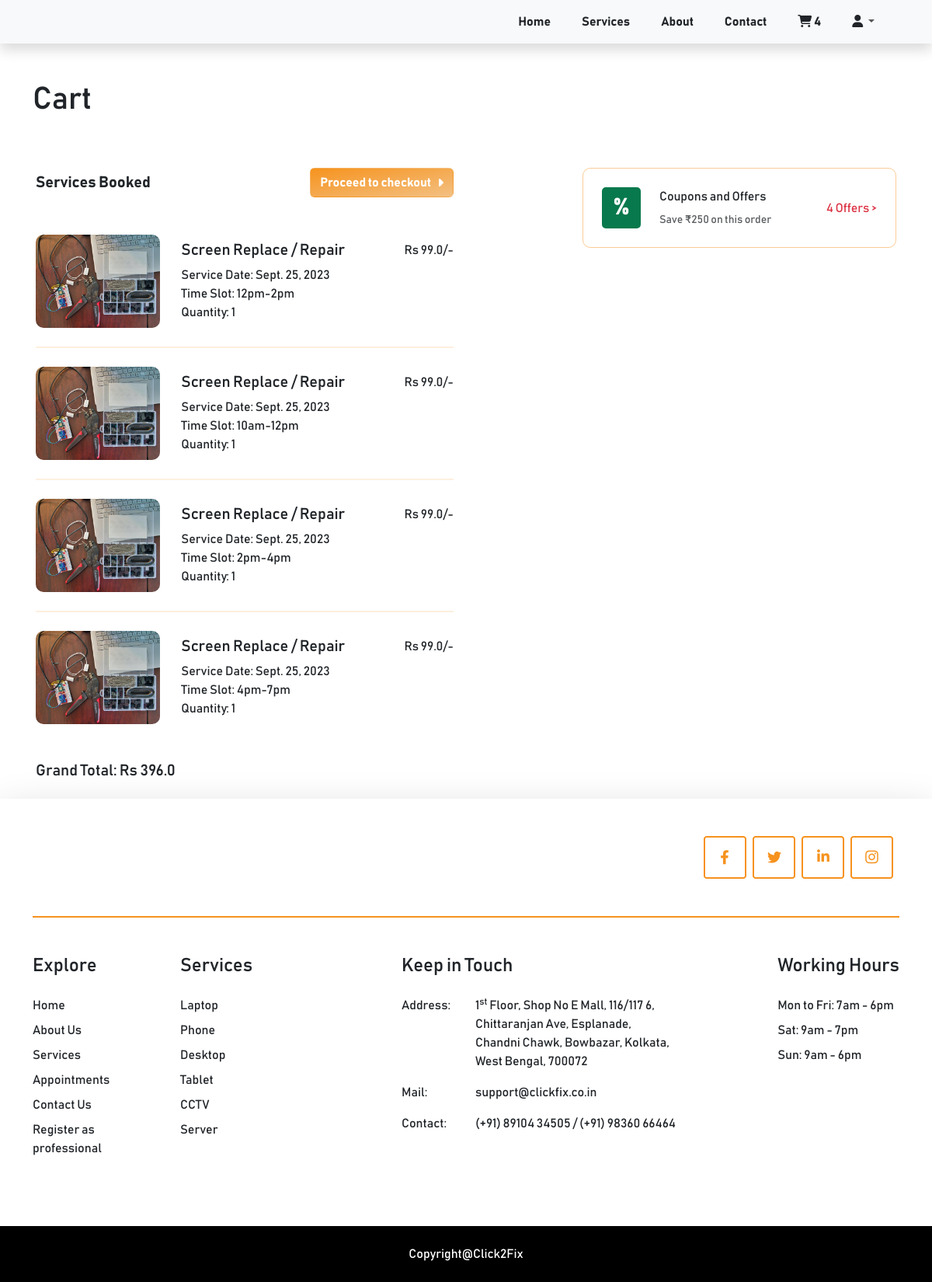
The app's page /cart/ (signed in) with its own data.
### cart/models.py (models this page shows, shortened)
class Cart(models.Model):
    class Meta:
        verbose_name_plural = 'Cart'
    user = models.ForeignKey(Profile, on_delete=models.CASCADE, null=True, blank=True)
    session_id = models.CharField(max_length=100, null=True, blank=True)
    cart_cost = models.FloatField(default=0.0)
    created_at = models.DateTimeField(auto_now_add=True)
    updated_at = models.DateTimeField(auto_now=True)
    @property
    def num_of_items(self):
        cartitems = self.cartitems.all()
        quantity =  sum([item.quantity for item in cartitems])
        return quantity

class CartItem(models.Model):
    class Meta:
        verbose_name_plural = 'Cart Items'
    TIME_SLOTS = (
        ("10am-12pm", "10am-12pm"),
        ("12pm-2pm", "12pm-2pm"),
        ("2pm-4pm", "2pm-4pm"),
        ("4pm-7pm", "4pm-7pm"),
    )
    sub_service = models.ForeignKey(SubServices, on_delete=models.CASCADE)
    cart = models.ForeignKey(Cart, on_delete=models.CASCADE, related_name="cartitems")
    quantity = models.IntegerField(default=0)
    start_date = models.DateField(null=True)
    time_slot = models.CharField(max_length=20, choices=TIME_SLOTS, default=1)

### clickfix/models.py (models this page shows, shortened)
class SubServices(models.Model):
    class Meta:
        verbose_name_plural = 'Sub Services'
    service = models.ForeignKey(Services, on_delete=models.CASCADE)
    sub_service_name = models.CharField(max_length=255)
    sub_service_card_image = models.ImageField(upload_to='service_cards', help_text='Small card image on left')
    sub_service_main_image = models.ImageField(upload_to='service_cards', help_text='Big card image on Right, which we scroll')
    sub_service_price = models.FloatField(default=0)
    price_details = RichTextField(blank=True, null=True)
    description = models.TextField()
    created_at = models.DateTimeField(auto_now_add=True)
    updated_at = models.DateTimeField(auto_now=True)

### cart/views.py (the view)
# urls.py: path('', views.cart, name='cart'),
def cart(request):
    cart = None
    cart_items = []
    try:
        if request.user.is_authenticated:
            cart = Cart.objects.get(user=request.user)
        else:
            cart = Cart.objects.get(session_id=request.session['nonuser'])
        cart_items = cart.cartitems.all()
    except:
        cart = {'num_of_items': 0}
    data = {
        'cart': cart,
        'cart_items': cart_items,
    }
    return render(request, 'cart.html', data)

### templates/cart.html (shortened to what this page needs)
{% extends 'base.html' %}
{% load static %}
{% block content %}
    {% include 'includes/navbar.html' %}
    <div class="container mt-5" id="cart">
        <h1 class="mb-5">Cart</h1>
        <div class="row">
            <div class="col-md-6 col-sm-12  p-3">
                <div class="d-flex justify-content-between align-items-center">
                    <span class="blockquote fw-bold mb-4">Services Booked</span>
                    {% if cart_items %}
                    <a href="{% url 'clickfix:checkout' %}" class="btn btn_color fw-bold mb-4 d-flex align-items-center">Proceed to checkout <i class="fa-solid fa-caret-right ms-2"></i></a>
                    {% endif %}
                </div>
                {% for item in cart_items %}
                <div class="row my-4">
                    <div class="col-4">
                        <img class="img-fluid cart_img mr-3" src="{{ item.sub_service.sub_service_main_image.url }}" alt="">
                    </div>
                    <div class="col-8">
                        <div class="d-flex flex-column justify-content-center h-100">
                            <div class="">
                                <div class="d-flex justify-content-between w-100">
                                    <h5>{{ item.sub_service.sub_service_name }} </h5>
                                    <div>Rs {{ item.sub_service.sub_service_price }}/-</div>
                                </div>
                                <div>Service Date: {{ item.start_date }}</div>
                                <div>Time Slot: {{ item.time_slot }}</div>
                                <div>Quantity: {{ item.quantity }}</div>
                            </div>
                        </div>
                    </div>
                </div>
                {% if not forloop.last %}
                <div class="my-3" style="border: 1px solid #f6911e25;"></div>
                {% endif %}
                {% empty %}
                <h3 class="text-muted">Nothing in Cart!</h3>
                {% endfor %}
                {% if cart_items %}
                <h5 class="mt-5">Grand Total: Rs {{ cart.cart_cost }}</h5>
                {% endif %}
            </div>
            <div class="col-md-6 col-sm-12 p-3 coupon_section">
                <div style="">
                    <div class="d-flex justify-content-between align-items-center p-4" style="border: 1px solid #f6911e75; border-radius: 10px;">
                        <div class="d-flex">
                            <div class="d-flex justify-content-center align-items-center text-white coupon_img">
                                <span>%</span>
                            </div>
                            <div class="d-flex flex-column ms-4">
                                <div class="mb-2">Coupons and Offers</div>
                                <small class="text-muted">Save ₹250 on this order</small>
                            </div>
                        </div>
                        <a href="" class="text-danger text-decoration-none" data-bs-toggle="modal" data-bs-target="#couponModal">4 Offers > </a>
                    </div>
                </div>
            </div>
        </div>
    </div>
    {% include 'includes/footer.html' %}
{% endblock %}

### templates/includes/navbar.html (shortened to what this page needs)
{% load static %}
    <nav class="navbar navbar-expand-lg navbar-light bg-light shadow">
        <div class="container">
          <div class="collapse navbar-collapse" id="navbarSupportedContent">
            <ul class="navbar-nav ms-auto">
                <li class="nav-item"><a class="nav-link text-dark fw-bold me-4" aria-current="page" href="{% url 'clickfix:home' %}">Home</a></li>
                <li class="nav-item"><a class="nav-link text-dark fw-bold me-4" href="{% url 'clickfix:home' %}#services">Services</a></li>
                <li class="nav-item"><a class="nav-link text-dark fw-bold me-4" href="{% url 'clickfix:home' %}#about">About</a></li>
                <li class="nav-item"><a class="nav-link text-dark fw-bold me-4" href="{% url 'clickfix:home' %}#contact_form">Contact</a></li>
                <li class="nav-item"><a class="nav-link text-dark fw-bold me-4" href="{% url 'cart:cart' %}"><i class="fa-solid fa-cart-shopping"></i> <span id="num_of_items">{{cart.num_of_items}}</span></a></li>
                <li class="nav-item dropdown me-4 pull-right">
                  <a class="nav-link dropdown-toggle" href="#" id="navbarDropdown" role="button" data-bs-toggle="dropdown" aria-expanded="false">
                    <i class="fa-solid fa-user text-dark"></i>
                  </a>
                </li>
            </ul>
          </div>
        </div>
      </nav>

### assets/css/custom.css (style rules this page uses)
.btn_color { background-image: linear-gradient(to right bottom, #F6931E, #f3c082); color: white; }
.coupon_img { background-color: #07794C; border-radius: 5px; width: 50px; font-size: 30px; font-weight: bold; }
#cart .cart_img { width: 160px; height: 120px; object-fit: cover; object-position: center; border-radius: 10px; }
@media (min-width: 786px) { #cart .coupon_section { padding-left: 150px !important; } }

### templates/base.html (style rules this page uses)
body { box-sizing: border-box; font-family: 'bahnschrift'; }
h1, h2, h3, h4, h5, h6, p, a { font-family: 'bahnschrift'; }

### records on screen
Cart: num_of_items "4", cart_cost "396.0"
CartItem: sub_service.sub_service_main_image (picture), sub_service.sub_service_name "Screen Replace / Repair", sub_service.sub_service_price "99.0", start_date "Sept. 25, 2023", time_slot "12pm-2pm", quantity "1"
CartItem: sub_service.sub_service_main_image (picture), sub_service.sub_service_name "Screen Replace / Repair", sub_service.sub_service_price "99.0", start_date "Sept. 25, 2023", time_slot "10am-12pm", quantity "1"
CartItem: sub_service.sub_service_main_image (picture), sub_service.sub_service_name "Screen Replace / Repair", sub_service.sub_service_price "99.0", start_date "Sept. 25, 2023", time_slot "2pm-4pm", quantity "1"
CartItem: sub_service.sub_service_main_image (picture), sub_service.sub_service_name "Screen Replace / Repair", sub_service.sub_service_price "99.0", start_date "Sept. 25, 2023", time_slot "4pm-7pm", quantity "1"
